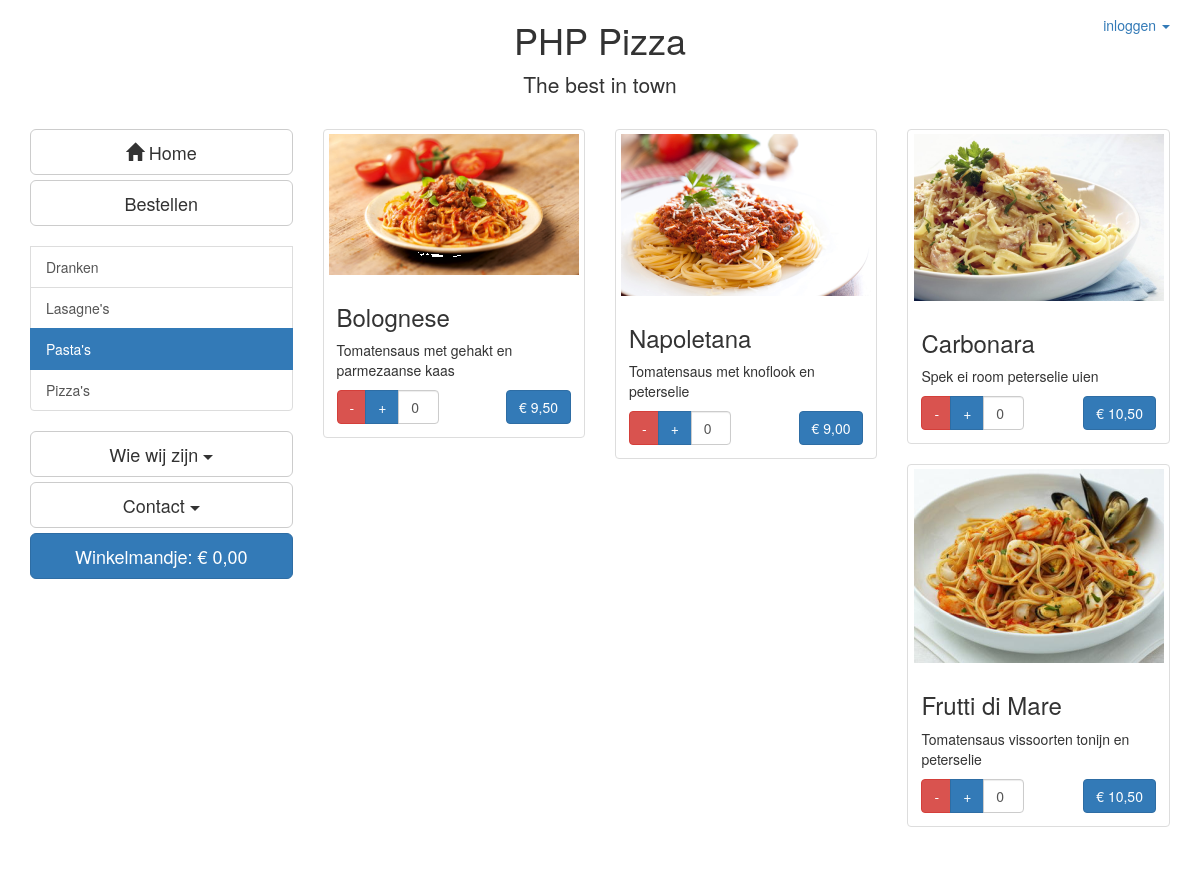
Page /?page=bestellen&cat=3 on the earlier database version.
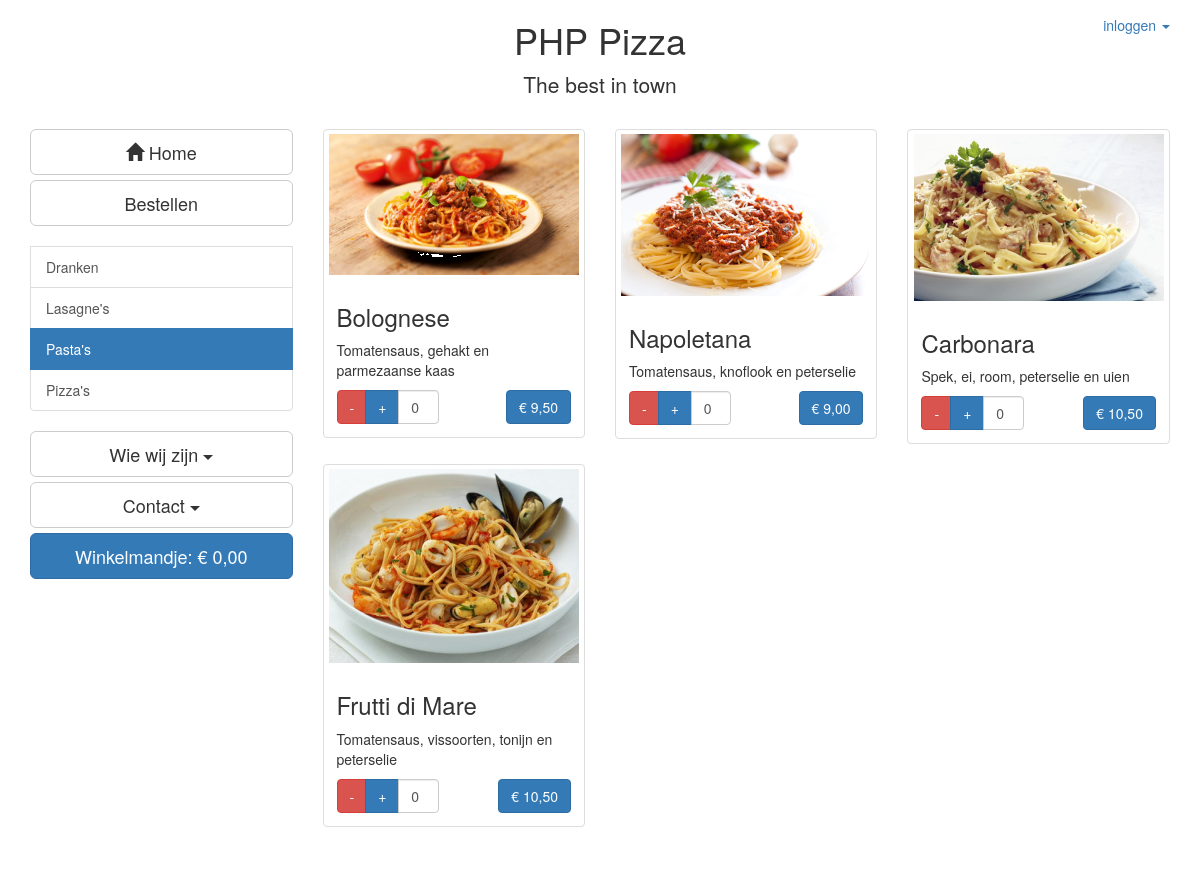
Same page on the later database version.
### tables this page shows
CREATE TABLE productcategorie (
  id                         	INTEGER UNSIGNED         	NOT NULL     AUTO_INCREMENT,
  naam                       	varchar(40)              	NOT NULL,
PRIMARY KEY(id)
);

CREATE TABLE product (
  id                         	INTEGER UNSIGNED         	NOT NULL     AUTO_INCREMENT,
  naam                       	varchar(100)             	NOT NULL,
  omschrijving               	text,
  categorie_id               	INTEGER UNSIGNED         	NOT NULL,
  prijs              			int(10)                   	NOT NULL,
PRIMARY KEY(id),
FOREIGN KEY(categorie_id)    		REFERENCES productcategorie(id)
);

### functions/get_products.php (called while the page is built, shortened)
<?php
function getProductcategorie() {
    global $db;
    $sql = '
      SELECT id, naam
      FROM productcategorie ORDER BY naam';
    $stmt = $db->prepare($sql);
    $stmt->execute();
    $result = $stmt->fetchAll(PDO::FETCH_ASSOC);
    return $result;
}
function getProducts($cat, $start, $aantal){
    global $db;
    $sql = '
      SELECT id, naam, omschrijving, prijs
      FROM product
      WHERE categorie_id = :cat
      LIMIT :start, :aantal';
      $stmt = $db->prepare($sql);
      $stmt->bindParam(':cat', $cat, PDO::PARAM_INT);
      $stmt->bindParam(':start', $start, PDO::PARAM_INT);
      $stmt->bindParam(':aantal', $aantal, PDO::PARAM_INT);
      $stmt->execute();
      $result = $stmt->fetchAll(PDO::FETCH_ASSOC);
      return($result);
}
function convertPrice($input){
  $output = "€ ";
  $number = round(($input / 100),2);
  $output .= number_format($number, 2, ',', ' ');
  return($output);
}
 ?>

### functions/get_chart.php (called while the page is built, shortened)
<?php
extract($_POST);
require_once('get_products.php');
function getNrInChart($id){
  if(isset($_SESSION['cart'])){
    if(is_array($_SESSION['cart'])){
      if(isset($_SESSION['cart'][$id])){
        return $_SESSION['cart'][$id];
      }else{
        return 0;
      }
    }else{
      return 0;
    }
  }else{
    return 0;
  }
}
?>

### parts/bestellen.php (the view, shortened to what this page needs)
<?php
if(isset($_GET['cat'])){
  $catSelected = htmlspecialchars($_GET['cat']);
}else{
    $catSelected = 1;
}
$producten = getProducts($catSelected, 0, 4 );
 ?>
<div class="row">
  <?php
  foreach($producten AS $product){
  ?>
  <div class="col-sm-6 col-md-4">
    <div class="thumbnail">
      <img src="img/products/<?php echo $product['id'] ?>.png" alt="<?php echo $product['naam'] ?>">
      <div class="caption">
        <h3><?php echo $product['naam'];?></h3>
        <p><?php echo $product['omschrijving'];?></p>
        <div class="row">
          <div class="col-lg-6">
            <div class="input-group">
              <span class="input-group-btn">
                <button class="btn btn-danger" id="product<?php echo $product['id']; ?>min" type="button"> - </button>
                <button class="btn btn-primary" id="product<?php echo $product['id']; ?>plus" type="button"> + </button>
              </span>
              <input type="text" id="product<?php echo $product['id']; ?>amount" class="form-control" value="<?php echo getNrInChart($product['id']); ?>">
            </div>
          </div>
          <div class="col-lg-6">
            <button class="btn btn-primary pull-right" id="product<?php echo $product['id']; ?>order" type="button"><?php echo convertPrice($product['prijs']); ?></button>
          </div>
        </div>
      </div>
    </div>
  </div>
<?php
} ?>
</div>

### index.php (shortened to what this page needs)
<?php
require_once('functions/database.php');
require_once("functions/get_products.php");
require_once("functions/get_chart.php");
if(!isset($_SESSION['logged_in'])){
  $logged_in = $_SESSION['logged_in'];
}else{
  $logged_in = $_SESSION['logged_in'];
}
 ?>
<!DOCTYPE html>
 <html class="no-js">
    <head>
        <link rel="stylesheet" href="css/bootstrap.min.css">
        <link rel="stylesheet" href="css/style.css">
    </head>
    <body>
    <?php include("parts/header.php"); ?>
    <div class="container" id="navigation_container">
        <div class="row">
                <?php include("parts/navigation.php"); ?>
                <div class="col-sm-9 main">
                    <?php
                    if (isset($_GET["page"])) {
                        $page = htmlspecialchars($_GET["page"]);
                        include("parts/{$page}.php");
                    } else {
                        include("parts/main.php");
                    }
                    ?>
                </div>
        </div>
    </div>
    </body>
</html>

### parts/header.php (shortened to what this page needs)
<div class="header" id="header">
  <nav class="navbar navbar navbar-fixed-top">
          <div class="container">
            <div id="navbar" class="navbar-collapse collapse">
            <ul class="nav navbar-nav navbar-right">
              <li class="dropdown">
                <a href="#" class="dropdown-toggle" data-toggle="dropdown" role="button" id="loginText">
                  <?php if(!$logged_in){
                    echo "inloggen";
                  }else{
                    echo "uitloggen";
                  }
                  ?>
                  <span class="caret"></span>
                </a>
              </li>
            </ul>
          </div>
      </div>
    </nav>
    <div class="container text-center">
      <h1 class="bedrijfsnaam">PHP Pizza</h1>
      <p class="lead beschrijving">The best in town</p>
    </div>
</div>

### parts/navigation.php (shortened to what this page needs)
<?php
require_once("functions/get_products.php");
$categories = getProductcategorie();
if(isset($_GET['cat'])){
  $catSelected = htmlspecialchars($_GET['cat']);
}else{
    $catSelected = 1;
}
?>
<div class="col-sm-3 offset-sm-1">
    <div class="navigatie">
            <a href="index.php" class="btn btn-default btn-lg btn-block" role="button">
                <span class="glyphicon glyphicon-home" aria-hidden="true"></span> Home
            </a>
            <a href="?page=bestellen" class="btn btn-default btn-lg btn-block" role="button">Bestellen</a>
            <?php
            if(isset($_GET['page'])){
              if($_GET['page'] == "bestellen"){
            ?>
              <div class="list-group"><br>
                <?php
                foreach($categories AS $cat){
                  if($catSelected == $cat['id']){
                    $active = "active";
                  }else{
                    $active = "";
                  }
                  echo  '<a href="?page=bestellen&cat='. $cat['id'] .'" class="list-group-item '. $active .'"> '. $cat['naam'] .'</a>';
                }
                ?>
              </div>
            <?php
          }
        };
            ?>
            <div class="btn-group btn-block">
                <button type="button" class="btn btn-default btn-lg dropdown-toggle btn-block" data-toggle="dropdown" aria-haspopup="true" aria-expanded="false">
                    Wie wij zijn <span class="caret"></span>
                </button>
            </div>
            <div class="btn-group btn-block">
                <button type="button" class="btn btn-default btn-lg dropdown-toggle btn-block" data-toggle="dropdown" aria-haspopup="true" aria-expanded="false">
                    Contact <span class="caret"></span>
                </button>
            </div>
            <a href="?page=afrekenen" class="btn btn-primary btn-lg btn-block" role="button" id="totaalBedrag">Winkelmandje: € 0,00
            </a>
    </div>
</div>

### css/style.css (style rules this page uses)
.header { margin-bottom: 10px; }
body { margin-bottom: 100px; }

Differences in the rows shown:
changed product "Bolognese": omschrijving "Tomatensaus met gehakt en parmezaanse kaas" → "Tomatensaus, gehakt en parmezaanse kaas"
changed product "Napoletana": omschrijving "Tomatensaus met knoflook en peterselie" → "Tomatensaus, knoflook en peterselie"
changed product "Carbonara": omschrijving "Spek ei room peterselie uien" → "Spek, ei, room, peterselie en uien"
changed product "Frutti di Mare": omschrijving "Tomatensaus vissoorten tonijn en peterselie" → "Tomatensaus, vissoorten, tonijn en peterselie"
